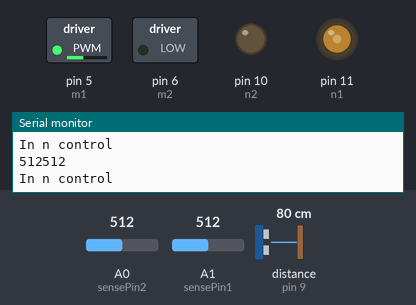
Simulated run of this sketch. Board: Arduino Uno, built with avr-gcc and run on an emulated ATmega328P. Parts: switched loads named in the sketch (green lamp = pin HIGH), output pins drawn as LEDs (lit = HIGH), the last lines printed to the serial monitor. The test bench sets the inputs (shaded band); at power-on: distance to the obstacle (sensor on pin 9) 80 cm, A0 (sensePin2) = 512, A1 (sensePin1) = 512. The echo pulse lasts 58.3 µs per cm.

Above: at 1.2 s.
1.3 s: distance to the obstacle (sensor on pin 9) set to 18 cm
2.8 s: distance to the obstacle (sensor on pin 9) set to 13 cm
At 3.6 s:
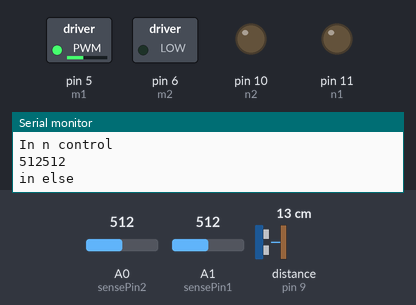
4.4 s: A0 (sensePin2) set to 521
At 5.0 s:
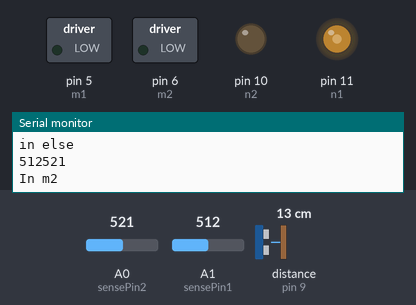
6.0 s: A1 (sensePin1) set to 532
At 8.1 s:
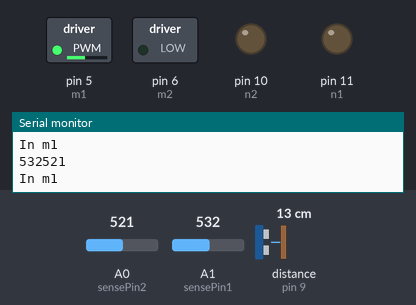
8.4 s: A1 (sensePin1) set to 716
At 10.3 s:
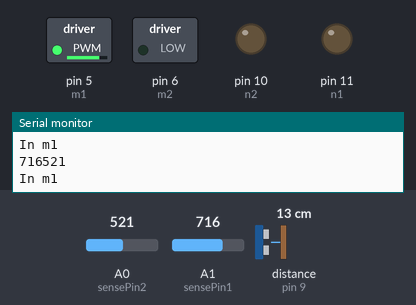
10.8 s: A0 (sensePin2) set to 900
At 11.7 s:
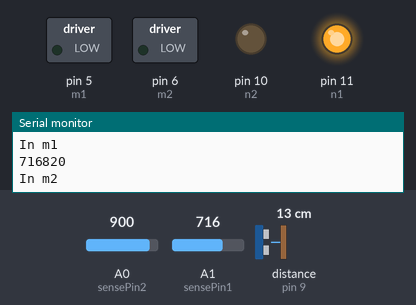
Timing chart, 0 to 13.4 s (numbered marks = the images above; inputs shaded):
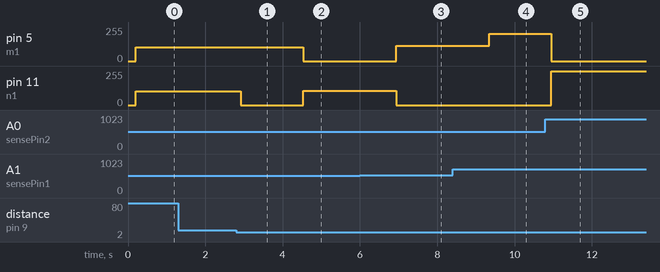

Measured:
- the behaviour switches between 16 and 15 cm on distance to the obstacle (sensor on pin 9) (found by bisection; images 0 and 1)
- the behaviour switches between 512 and 513 on A0 (sensePin2) (found by bisection; images 1 and 2)
- the behaviour switches between 520 and 521 on A1 (sensePin1) (found by bisection; images 2 and 3)
- after the input at 2.8 s, pin 11 (n1): 103/255 → 0/255 after 0.12 s
- after the input at 4.4 s, pin 5 (m1): 103/255 → 0/255 after 0.13 s; pin 11 (n1): 0/255 → 108/255 after 0.13 s
- after the input at 6.0 s, pin 5 (m1): 0/255 → 113/255 after 0.93 s; pin 11 (n1): 108/255 → 0/255 after 0.93 s
- after the input at 8.4 s, pin 5 (m1): 113/255 → 204/255 after 0.94 s
- after the input at 10.8 s, pin 5 (m1): 204/255 → 0/255 after 0.14 s; pin 11 (n1): 0/255 → 255/255 after 0.14 s

The sketch:

fullCModified.ino
```cpp
//developed by Tycon aka Debjit
#include<NewPing.h>
int sensePin2=0;//sensor 1
int sensePin1=1;//sensor 2
NewPing sonar(3,9,15);//(trigPin,echoPin,maxdistance in cm) ; creating NewPing object

int m1=5;//first motor pins
int m2=6;

int n1=11;//second motor pins
int n2=10;
void setup() {
  // put your setup code here, to run once:
  pinMode(m1,OUTPUT);
  pinMode(m2,OUTPUT);
  pinMode(n1,OUTPUT);
  pinMode(n2,OUTPUT);

  //sensor pins will ne aytomatically detected as inputs
  Serial.begin(9600);//begining serial connection
}

void loop() {
  // put your main code here, to run repeatedly:

  int val1=analogRead(sensePin1);//value of sensor 1
  delay(100);//giving time to analog reders

  int val2=analogRead(sensePin2);//sensor value 2
  delay(100);
  //constraining values
  val1=constrain(val1,320,820);
  val2=constrain(val2,320,820);

  Serial.print(val1);//for convenience only
  Serial.println(val2);

  //mapping values
  int mspeed1=map(val1,300,820,0,255);
  int mspeed2=map(val2,300,820,0,255);


  analogWrite(m2,0);
  analogWrite(n2,0);

  if(sonar.ping_cm()!=0)//if will run till object is detected
  {

    if(mspeed1>mspeed2)
    {
      analogWrite(m1,mspeed1);// ronin first motor at sensor detected speed
      analogWrite(n1,0);
      Serial.println("In m1");
    }
    else if(mspeed2>mspeed1)
    {
      analogWrite(n1,mspeed2);//ronin second motor at sensor detected speed
      analogWrite(m1,0);
      Serial.println("In m2");
    }
    else
    {
      Serial.println("in else");
      analogWrite(n1,0);
      analogWrite(m1,mspeed1);//ronin first motor at detected speed
    }
    delay(500);//giving sonar time
  }
  else
  {
    //driving motors at respective speeds
    Serial.println("In n control");
   analogWrite(m1,mspeed1);
   analogWrite(n1,mspeed2);
  }
  // motors will not continue to run as respective speeds are updating at 16kHz11

  delay(100);
}
```
